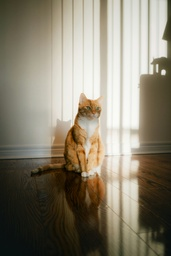
#> input picture Algorithms/DP/image.jpg, 171 x 256 px, shrunk from 3559 x 5339 before the run
$ python seam_craving.py -i image.jpg -o out.png   (older library calls are emulated)
#> lines starting #> are read from the running program, lines starting #| are printed output that depends on the picture
#> in main, img is the input picture: shape (256, 171, 3); mean B, G, R 112.4, 129.5, 136.7
import argparse
import numpy as np
import cv2
import sys

def compute_energy(img):
    """
    Compute the energy map of an image using the gradient magnitude (Sobel).
    """
    gray = cv2.cvtColor(img, cv2.COLOR_BGR2GRAY)
    sobel_x = cv2.Sobel(gray, cv2.CV_64F, 1, 0, ksize=3)
    sobel_y = cv2.Sobel(gray, cv2.CV_64F, 0, 1, ksize=3)
    energy = np.abs(sobel_x) + np.abs(sobel_y)
    return energy

def find_vertical_seam(energy):
    """
    Find the vertical seam of least energy using dynamic programming.
    Returns a list of (row, col) indices from top to bottom.
    """
    h, w = energy.shape
    dp = energy.copy()
    backtrack = np.zeros_like(dp, dtype=np.int32)

    # Build DP table
    for i in range(1, h):
        for j in range(w):
            # Look at three possible pixels above (clamped to image boundaries)
            left = dp[i-1, j-1] if j-1 >= 0 else np.inf
            up   = dp[i-1, j]
            right= dp[i-1, j+1] if j+1 < w else np.inf

            # Pick the minimum
            idx_min = np.argmin([left, up, right])
            dp[i, j] += [left, up, right][idx_min]

            # Store backtrack (column index of chosen predecessor)
            if idx_min == 0:
                backtrack[i, j] = j-1
            elif idx_min == 1:
                backtrack[i, j] = j
            else:
                backtrack[i, j] = j+1

    # Retrace seam from bottom row
    seam = []
    j = int(np.argmin(dp[-1]))
    for i in range(h-1, -1, -1):
        seam.append((i, j))
        j = backtrack[i, j]
    seam.reverse()
    return seam

def remove_vertical_seam(img, seam):
    """
    Remove the given vertical seam from the image.
    """
    h, w, _ = img.shape
    mask = np.ones((h, w), dtype=np.bool_)
    for i, j in seam:
        mask[i, j] = False
    # Use the mask to compress each row
    output = img[mask].reshape((h, w-1, 3))
    return output

def carve_seams(img, num_seams):
    """
    Iteratively remove 'num_seams' vertical seams.
    """
#> called with num_seams = 50
    carved = img.copy()
    for k in range(num_seams):
        energy = compute_energy(carved)
        seam = find_vertical_seam(energy)
        carved = remove_vertical_seam(carved, seam)
        if (k+1) % 10 == 0 or k == num_seams-1:
            print(f"Removed {k+1}/{num_seams} seams; new size = {carved.shape[1]}×{carved.shape[0]}")
#> this loop made 50 passes
#> pass 1, in compute_energy, `gray = cv2.cvtColor(img, cv2.COLOR_BGR2GRAY)`:
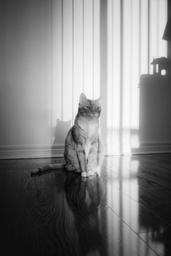
#> gray: shape (256, 171); min 2, max 252, mean 129.7
#> pass 1, in compute_energy, `sobel_x = cv2.Sobel(gray, cv2.CV_64F, 1, 0, ksize=3)`:
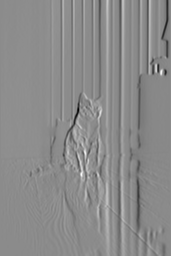
#> sobel_x: shape (256, 171) float64; min -742, max 617, mean -0.7; drawn with min black and max white
#> pass 1, in compute_energy, `sobel_y = cv2.Sobel(gray, cv2.CV_64F, 0, 1, ksize=3)`:
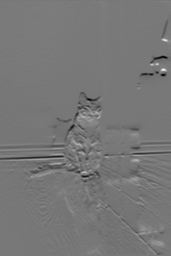
#> sobel_y: shape (256, 171) float64; min -505, max 566, mean -3.2; drawn with min black and max white
#> pass 1, in compute_energy, `energy = np.abs(sobel_x) + np.abs(sobel_y)`:
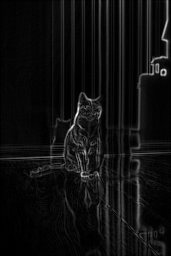
#> energy: shape (256, 171) float64; min 0, max 942, mean 57.8; drawn with min black and max white
#> after the loop:
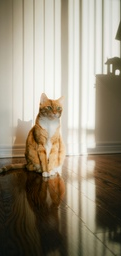
#> carved: shape (256, 121, 3); mean B, G, R 124.7, 143.5, 152.9
#> after the loop:
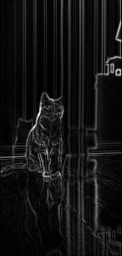
#> energy: shape (256, 122) float64; min 0, max 942, mean 71.1; drawn with min black and max white
    return carved

def main():
    parser = argparse.ArgumentParser(description="Seam Carving (vertical) with Dynamic Programming")
    parser.add_argument("--input",  "-i", required=True, help="Path to input image")
    parser.add_argument("--output", "-o", required=True, help="Path to save the carved image")
    parser.add_argument("--seams",  "-s", type=int, default=50, help="Number of vertical seams to remove")
    args = parser.parse_args()

    img = cv2.imread(args.input)
    if img is None:
        print(f"Error: Could not read image '{args.input}'", file=sys.stderr)
        sys.exit(1)

    carved = carve_seams(img, args.seams)
    cv2.imwrite(args.output, carved)
    print(f"Done! Saved carved image to '{args.output}'")

if __name__ == "__main__":
    main()
